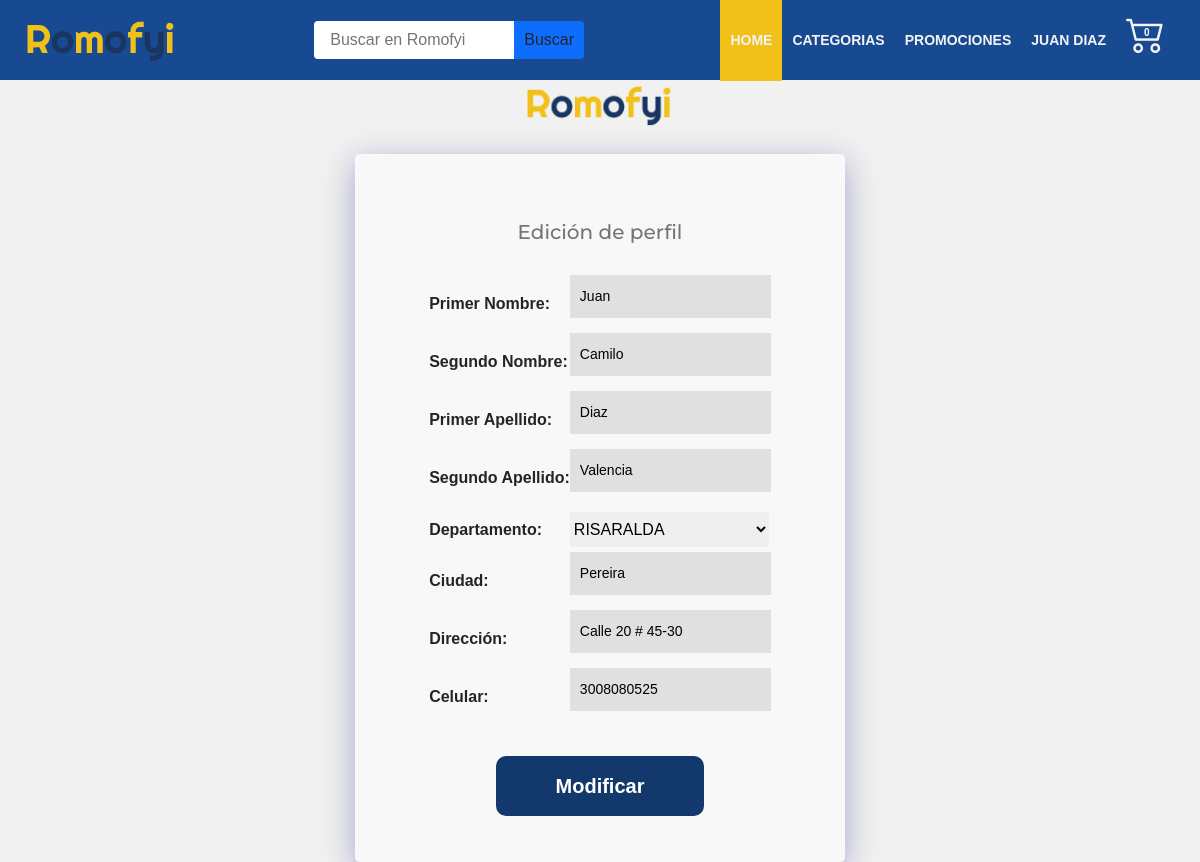
Before: /modPerfUs/ (signed in) with the older database file.
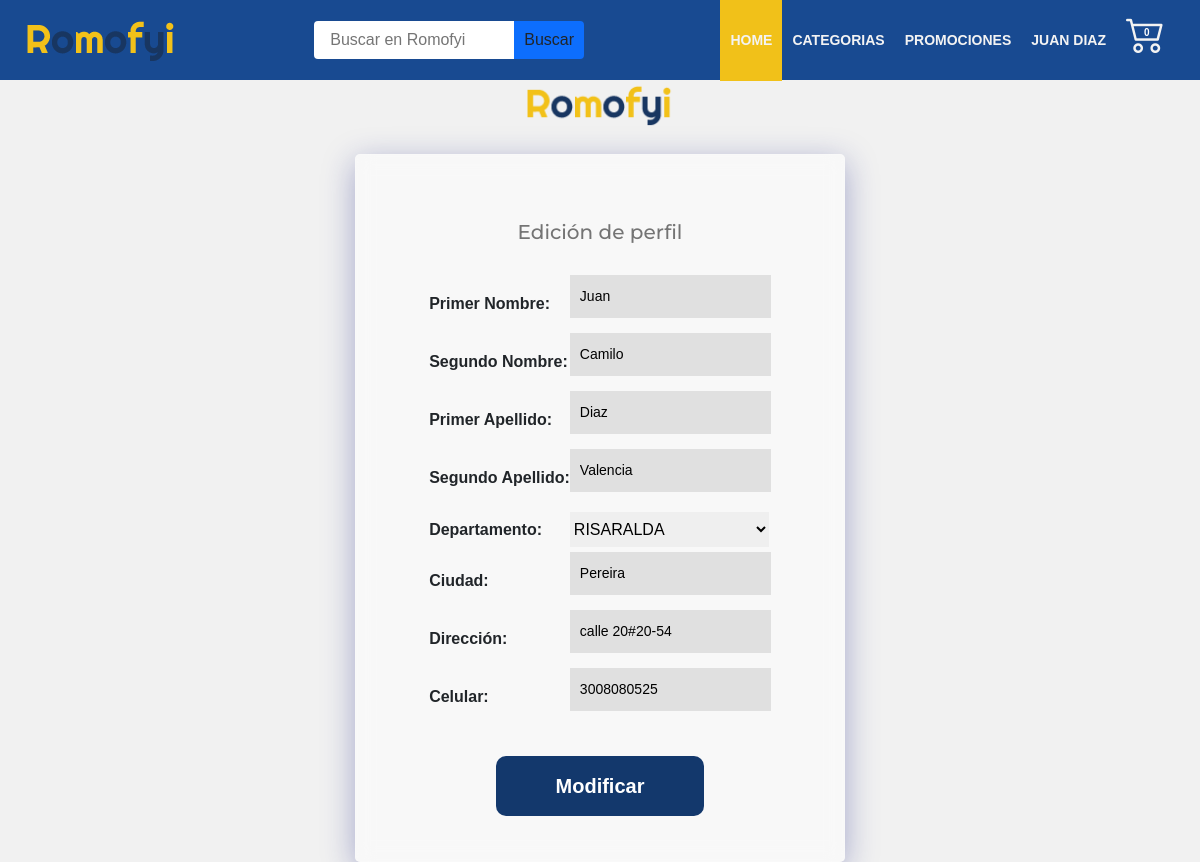
After: the same page with the newer database file.
### Aplicaciones/Usuarios/models.py (models this page shows, shortened)
class PerfilUsuario(models.Model):
    nombre1 = models.CharField(max_length=30, default="user")
    nombre2 = models.CharField(max_length=30, default="default")
    primerApellido = models.CharField(max_length=50,default="")
    segundoApellido = models.CharField(max_length=50,default="")
    user = models.OneToOneField(User, null=False, blank=False, on_delete=models.CASCADE)
    departamento = models.CharField(max_length=50,choices = departamento, default = '')
    ciudad = models.CharField(max_length=50, default="")
    celular = models.CharField(max_length=10,default="")
    direccion = models.CharField(max_length=50,default="")
    created_at = models.DateTimeField(auto_now_add=True)

### Aplicaciones/Usuarios/views.py (the view)
# urls.py: path('modPerfUs/', modificarPerUsuario, name ='ModificarPerfil'),
def modificarPerUsuario(request):
    user = request.user.id
    us = PerfilUsuario.objects.get(user_id = user)
    if request.method == 'POST':
        form = editarDatos(request.POST, request.FILES, instance= us)
        if form.is_valid():
            nom1 = request.POST.get('nombre1')
            nom2 = request.POST.get('nombre2')
            apel1 = request.POST.get('primerApellido')
            apel2 = request.POST.get('segundoApellido')
            dir = request.POST.get('direccion')
            depart = request.POST.get('departamento')
            ciudad = request.POST.get('ciudad')
            cel = request.POST.get('celular')
            us.nombre1 = nom1
            us.nombre2 = nom2
            us.segundoApellido = apel2
            us.primerApellido = apel1
            us.departamento = depart
            us.ciudad = ciudad
            us.direccion = dir
            us.celular = cel
            us.save()
            return redirect ('/')
    else:
        form=editarDatos(instance=us)
    context={
            'form':form,
        }
    return render (request, "registration/edicionPerfilUs.html", context)

### Aplicaciones/tiendaEnLinea/forms.py
class editarDatos(forms.ModelForm):
    nombre1 =           forms.CharField(label='Primer Nombre',required=False,)
    nombre2 =           forms.CharField(label='Segundo Nombre',required=False,)
    primerApellido =    forms.CharField(label='Primer Apellido',required=False,)
    segundoApellido =   forms.CharField(label='Segundo Apellido',required=False,)
    departamento =   forms.ChoiceField(label='Departamento',required=False, choices= departamento)
    ciudad =   forms.CharField(label='Ciudad',required=False,)
    direccion =   forms.CharField(label='Dirección',required=False,)
    celular =   forms.CharField(label='Celular',required=False,)
    class Meta:
        model = PerfilUsuario
        fields = ['nombre1','nombre2','primerApellido','segundoApellido','departamento','ciudad','direccion','celular']

### Aplicaciones/carrito/context_processor.py (called while the page is built)
def importe_total_carro(request):
    carro = Carro(request)
    total = 0
    CantTotal = 0
    if request.user.is_authenticated:
        for key, value in request.session["carro"].items():
            total = total + int(value["precio"])
            CantTotal = CantTotal + int(value["cantidad"])
    return{"importe_total_carro":total,"importe_CantTotal_carro":CantTotal}

### Aplicaciones/tiendaEnLinea/templates/registration/edicionPerfilUs.html (shortened to what this page needs)
{% extends 'base/base.html' %}
{% load static %}
{% block content %}
    <section class="section_form">
        <picture>
            <img src="{% static 'img/Logo/logo.png' %}" class="logo_login" alt="">
        </picture>
        <form class="form-login" method="POST">
            <h5>Edición de perfil</h5>
            <table class="registro__container">
                {{ form.as_table }}
            </table>
            <button class="buttons button--registro" type="submit">Modificar</button>
        </form>
    </section>
{% endblock %}

### Aplicaciones/tiendaEnLinea/templates/base/base.html (shortened to what this page needs)
{% load static %}
<!DOCTYPE html>
<html lang="en">
<head>
    <link rel="stylesheet" type="text/css" href="{% static 'styleheets/normalize.css' %}">
    <link rel="stylesheet" type="text/css" href="{% static 'styleheets/base.css' %}">
    <link rel="stylesheet" type="text/css" href="{% static 'styleheets/estilosGenerales.css' %}">
    <link rel="stylesheet" type="text/css" href="{% static 'styleheets/nav.css' %}">
    <link rel="stylesheet" type="text/css" href="{% static 'styleheets/inicio/banner.css' %}">
    <link rel="stylesheet" type="text/css" href="{% static 'styleheets/inicio/categoriasNav.css' %}">
    <link rel="stylesheet" type="text/css" href="{% static 'styleheets/inicio/grid.css' %}">
    <link rel="stylesheet" type="text/css" href="{% static 'styleheets/OtrasPaginas/categorias.css' %}">
    <link rel="stylesheet" type="text/css" href="{% static 'styleheets/OtrasPaginas/detalle.css' %}">
    <link rel="stylesheet" type="text/css" href="{% static 'styleheets/GestionCarrito/carrito.css' %}">
    <link rel="stylesheet" type="text/css" href="{% static 'styleheets/GestionCarrito/ListaPedidos.css' %}">
    <link rel="stylesheet" type="text/css" href="{% static 'styleheets/GestionCarrito/detallePedidos.css' %}">
    <link rel="stylesheet" type="text/css" href="{% static 'styleheets/GestionCarrito/formEnvio.css' %}">
    <link rel="stylesheet" type="text/css" href="{% static 'styleheets/GestionPerfiles/logoutEnd.css' %}">
    <link rel="stylesheet" type="text/css" href="{% static 'styleheets/GestionPerfiles/login.css' %}">
<link href="https://cdn.jsdelivr.net/npm/bootstrap@5.0.2/dist/css/bootstrap.min.css" rel="stylesheet">
<link rel="stylesheet" href="https://cdn.jsdelivr.net/npm/bootstrap-icons@1.10.2/font/bootstrap-icons.css">
</head>
<body class="body">
    <header class="header">
        <nav class="nav">
            {% include "navbar.html" %}
        </nav>
    </header>
    <div class="contenedor_principal">
        {% block content %}
        {% endblock %}
    </div>
</body>
</html>

### Aplicaciones/tiendaEnLinea/templates/navbar.html (shortened to what this page needs)
{% load static %}
{% load humanize %}
<div class="nav_container">
    <a href="{% url 'tiendaEnLinea:index'%}" class="logo_nav_container">
        <picture>
            <img src="{% static 'img/Logo/logo.png' %}" class="logo_nav" alt="">
        </picture>
    </a>
    <form class="container__buscador " action="{% url 'tiendaEnLinea:search' %}">
        <input class="buscador" type="search" name="busqueda" placeholder="Buscar en Romofyi">
        <button class="boton_buscar" type="submit">Buscar</button>
    </form>
    <ul class="nav-menu .nav-menu_visible">
        <li	li class="nav-menu-item">
            <a href="{% url 'tiendaEnLinea:index'%}" class="nav-menu-link nav-links nav-menu-link_active">Home</a>
        </li>
        <li class="nav-menu-item dropdown hidden-movil">
            <a href="#" class="nav-menu-link nav-links ">Categorias</a>
        </li>
        <li class="nav-menu-item">
            <a href="#" class="nav-menu-link nav-links ">Promociones</a>
        </li>
        {% if request.user.is_authenticated %}
            <li class="nav-menu-item dropdown hidden-movil">
                <a href="{% url 'tiendaEnLinea:ModificarPerfil' %}" class="nav-menu-link nav-links usuario">{{user.perfilusuario.nombre1}} {{user.perfilusuario.primerApellido}}</a>
            </li>
            <li class="nav-menu-item bag">
                {% if request.session.carro.items %}
                    <a  class="padding nav-links " href="{% url 'tiendaEnLinea:mycart' %}" > <i class="bi bi-cart2 tamanho"></i><p id="totalCarro">{{importe_CantTotal_carro|intcomma}}</p> </a>
                {% else %}
                    <a  class="padding nav-links " href="{% url 'tiendaEnLinea:mycart' %}" > <i class="bi bi-cart2 tamanho"></i><p id="totalCarro">0</p> </a>
                {% endif %}
            </li>
        {% else %}
            <li class="nav-menu-item">
                <a href="{% url 'tiendaEnLinea:login' %}" class="nav-menu-link nav-links ">Identificate</a>
            </li>
        {% endif %}
    </ul>
</div>

### static/styleheets/base.css (style rules this page uses)
* { margin: 0; padding: 0; box-sizing: border-box; font-family: sans-serif; border: 0px; }
html { height: 100%; }
.body { padding: 0px 0px 0; background-color: #F1F1F1; font-family: sans-serif; font-weight: 100; scroll-behavior: smooth; min-height: 100%; justify-items: center; display:flex; flex-direction: column; align-items: center; }
a:link, a:visited, a:active { text-decoration:none; }
:root { --azul: #13386C; --dorado: #F1C119; --gris: #f2f2f2; }
.header { position: fixed; z-index: 5; width: 100%; background: #184a91; display: flex; align-items: center; flex-direction: column; }
.contenedor_principal { width: 100%; }

### static/styleheets/estilosGenerales.css (style rules this page uses)
#id_departamento { width: 199px; margin: 5px 0px 5px 0; }

### static/styleheets/nav.css (style rules this page uses)
.nav { max-width: 1364px; width: 100%; display: flex; align-items: center; justify-content: center; }
.nav_container { width: 100%; display: flex; justify-content: space-between; align-items: center; height: 80px; padding: 0 25px; z-index: 100; }
.nav-menu { display: flex; list-style: none; justify-content: space-between; align-items: center; margin: 0; padding: 0; }
.nav-links { text-decoration: none; color: rgb(243, 243, 243); font-weight: bold; font-size: 14px; }
.nav-menu-item { font-size: 12px; line-height: 60px; text-transform: uppercase; width: max-content; }
.bag { padding: 5px 10px; position: relative; }
.bag p { color: white; position: absolute; left: 28px; top: 2.5px; font-size: 10px; }
.padding { padding: 28px 0; }
.nav-menu-link { padding: 33px 10px; }
.nav-menu-link:hover,.nav-menu-link_active, .bag:hover { background-color: var(--dorado); transition: 0.5s; }
.dropdown { display: inline-block; position: relative; }
.container__buscador { display: flex; justify-content: center; }
.buscador { height: 38px; width: 200px; padding: 14px 32px 14px 16px; outline: none; border-radius: 0.25rem 0 0 0.25rem ; }
.boton_buscar { height: 38px; width: 70px; display: inline-block; font-weight: 400; line-height: 1.5; color: #212529; text-align: center; text-decoration: none; vertical-align: middle; cursor: pointer; -webkit-user-select: none; -moz-user-select: none; user-select: none; background-color: #0d6efd; font-size: 1rem; border-radius: 0 0.25rem 0.25rem 0 ; transition: color .15s }
.tamanho { font-size: 39px; }

### static/styleheets/OtrasPaginas/detalle.css (style rules this page uses)
p { margin: 0; padding: 0; }

### static/styleheets/GestionCarrito/carrito.css (style rules this page uses)
p,h1,h2,h3,h4,h5 { color: rgb(71, 71, 71); }

### static/styleheets/GestionCarrito/formEnvio.css (style rules this page uses)
#id_departamento { height: 35px ; }

### static/styleheets/GestionPerfiles/login.css (style rules this page uses)
* { margin: 0; padding: 0; }
.section_form { margin-top: 80px; font-family: Arial, Helvetica, sans-serif; width: 100%; display: flex; flex-direction: column; justify-content: center; align-items: center; }
.form-login { display: flex; flex-direction: column; justify-content: center; align-items: center; width: 490px; padding: 35px 61px; background: rgba( 255, 255, 255, 0.5 ); box-shadow: 0 8px 32px 0 rgba( 31, 38, 135, 0.37 ); backdrop-filter: blur( 9px ); -webkit-backdrop-filter: blur( 9px ); border-radius: 5px; border: 1px solid rgba( 255, 255, 255, 0.18 ); }
.logo_login { width: 150px; margin-bottom: 25px; }
.form-login h5 { width: 80%; font-family: 'Montserrat', sans-serif; text-align: center; height: 25px; margin: 30px 0; font-size: 20px; color: #747474; }
.buttons { background-color: #13386c; color: white; font-size: 20px; padding: 15px 60px; text-decoration: none; border-radius: 10px; font-weight: bold; cursor: pointer; height: 60px; transition: background-color .5s; }
.registro__container { display: flex; flex-direction: column; justify-content: center; align-items: flex-end; gap: 15px; }
.registro__container input { color: rgb(0, 0, 0); border: 0; outline: none; border-radius: 0; margin-bottom: 15px; padding: 11px 10px; font-size: 14px; background-color: rgb(224, 224, 224); }
.button--registro { margin-top: 30px; margin-bottom: 10px; }

Changed rows visible on the page:
changed PerfilUsuario "Juan": direccion "Calle 20 # 45-30" → "calle 20#20-54"
